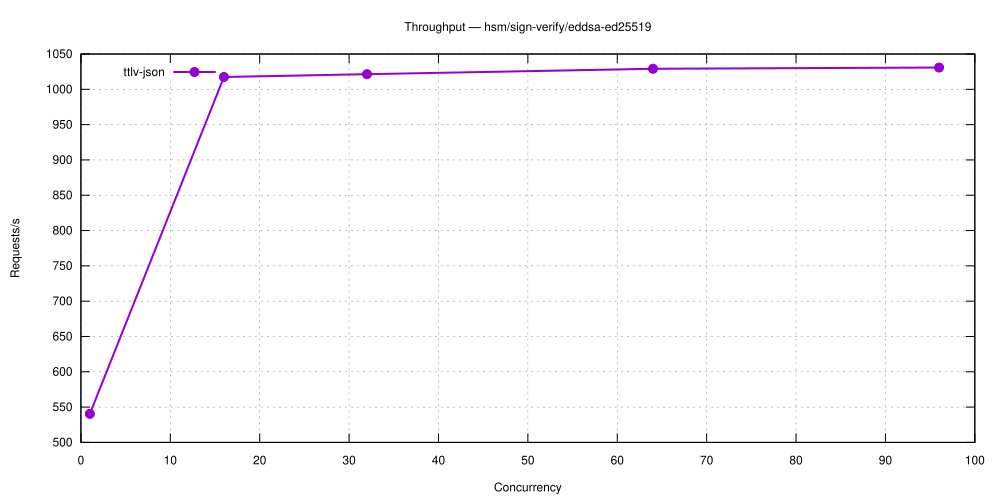

This chart was generated by the following gnuplot code:
set terminal svg size 1000,500 enhanced font 'Helvetica,12'
set output 'hsm_sign-verify_eddsa-ed25519.svg'
set title 'Throughput — hsm/sign-verify/eddsa-ed25519'
set grid
set xlabel 'Concurrency'
set ylabel 'Requests/s'
set key top left
plot 'hsm_sign-verify_eddsa-ed25519-5.28.0-ttlv-json.dat' using 1:2 with linespoints lw 2 pt 7 title 'ttlv-json'
